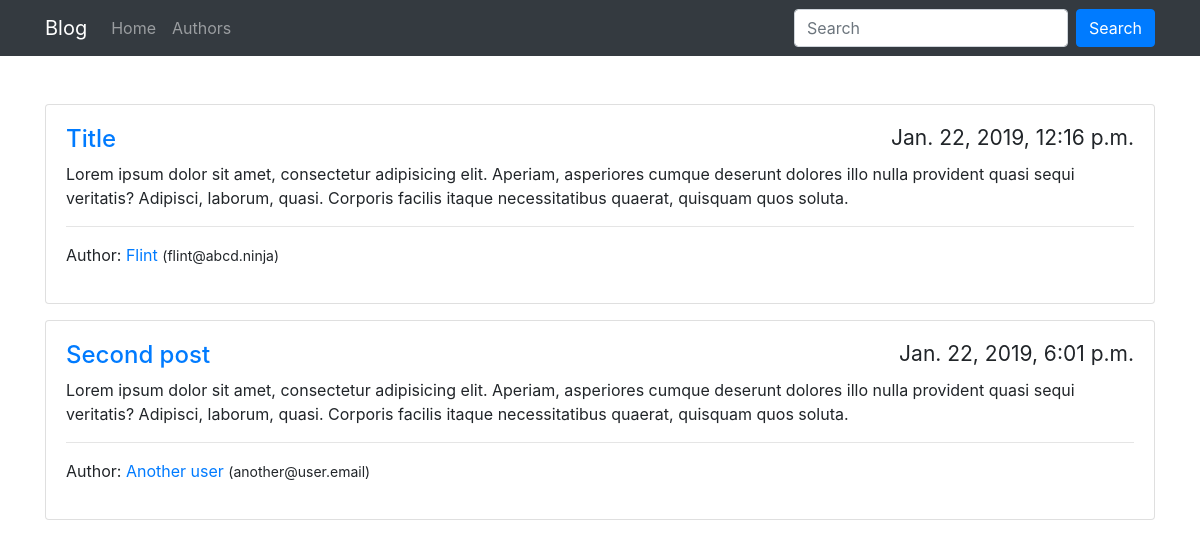
The page / on the database its author committed.
### blog/models.py (models this page shows)
class Post(models.Model):
    title = models.CharField(max_length=200, blank=False, null=False, verbose_name='Title')
    text = models.TextField(max_length=5000, blank=False, null=False, verbose_name='Text')
    user = models.ForeignKey(User, related_name='posts', on_delete=models.PROTECT)
    mark = models.ManyToManyField(User, through='Mark', related_name='post', verbose_name='Mark')
    created_at = models.DateTimeField(auto_now_add=True),
    updated_at = models.DateTimeField(auto_now=True)

class User(models.Model):
    name = models.CharField(max_length=50, blank=False, null=False, verbose_name='Name')
    email = models.EmailField(max_length=50, blank=False, null=False, verbose_name='Email')

### blog/views.py (the view)
# urls.py: path('', PostListView.as_view(), name="index"),
class PostListView(ListView):
    model = Post
    template_name = 'index.html'

### templates/index.html (shortened to what this page needs)
{% extends 'base.html' %}
{% block content %}
    {% for post in post_list %}
        <div class="card mb-3">
            <div class="card-body">
                <h4 class="d-flex justify-content-between">
                    <a href="{% url 'post' post.pk %}">{{ post.title }}</a>
                    <small class="font-weight-normal ">{{ post.updated_at }}</small>
                </h4>
                <p>{{ post.text|truncatewords:50 }}</p>
                <hr>
                <p>Author: <a href="{% url 'user' post.user.pk %}">{{ post.user.name }}</a> <small>({{ post.user.email }})</small></p>
            </div>
        </div>
    {% endfor %}
{% endblock %}

### rows shown on the page
Post: title "Title", updated_at "Jan. 22, 2019, 12:16 p.m.", text "Lorem ipsum dolor sit amet, consectetur adipisicing elit. Aperiam, asperiores cumque deserunt dolores illo nulla provident quasi sequi veritatis? Adipisci, laborum, quasi. Corporis facilis itaque necessitatibus quaerat, quisquam quos soluta.", user.name "Flint", user.email "flint@abcd.ninja"
Post: title "Second post", updated_at "Jan. 22, 2019, 6:01 p.m.", text "Lorem ipsum dolor sit amet, consectetur adipisicing elit. Aperiam, asperiores cumque deserunt dolores illo nulla provident quasi sequi veritatis? Adipisci, laborum, quasi. Corporis facilis itaque necessitatibus quaerat, quisquam quos soluta.", user.name "Another user", user.email "another@user.email"
